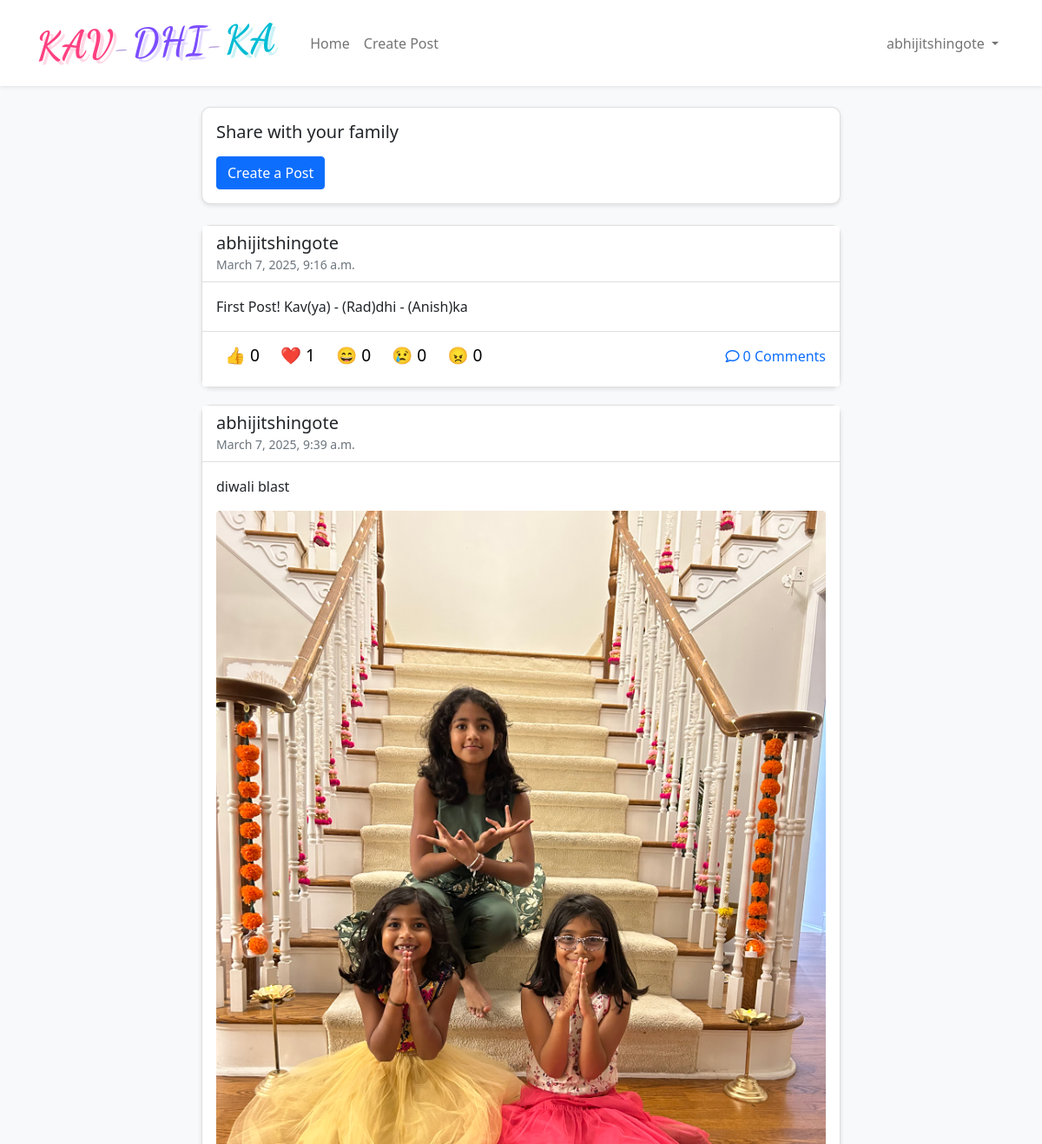
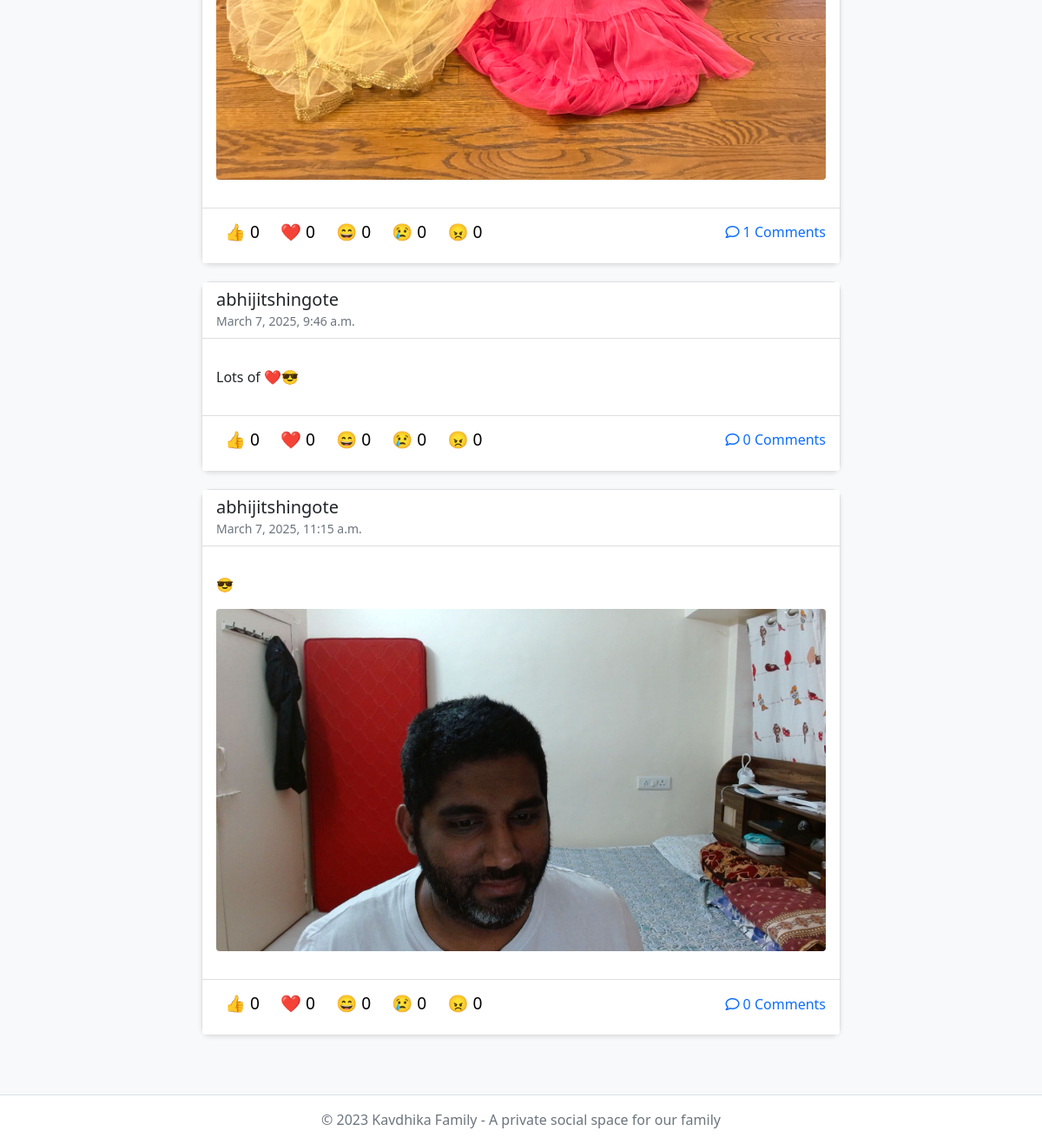
The app's page / (signed in) with its own data (2 pictures, top to bottom).
### kavdhika_app/models.py (models this page shows, shortened)
class Post(models.Model):
    author = models.ForeignKey(User, on_delete=models.CASCADE, related_name='posts')
    content = HTMLField()
    image = models.ImageField(upload_to='post_images/', blank=True, null=True)
    created_at = models.DateTimeField(auto_now_add=True)
    updated_at = models.DateTimeField(auto_now=True)
    class Meta:
        ordering = ['-created_at']

### kavdhika_app/views.py (the view)
# urls.py: path('', views.home, name='home'),
def home(request):
    posts = Post.objects.all().annotate(
        comment_count=Count('comments'),
        reaction_count=Count('reactions')
    )
    reaction_counts = {}
    for post in posts:
        post_reactions = {}
        for reaction_type, emoji in Reaction.REACTION_CHOICES:
            post_reactions[reaction_type] = post.reactions.filter(reaction_type=reaction_type).count()
        reaction_counts[post.id] = post_reactions
    context = {
        'posts': posts,
        'title': 'Family Feed',
        'reaction_choices': Reaction.REACTION_CHOICES,
        'reaction_counts': reaction_counts
    }
    return render(request, 'kavdhika_app/home.html', context)

### kavdhika_app/templatetags/custom_filters.py (called while the page is built)
@register.filter(name='get_item')
def get_item(dictionary, key):
    return dictionary.get(key, 0)  # Returns 0 if key doesn't exist

### kavdhika_app/templates/kavdhika_app/home.html (shortened to what this page needs)
{% extends 'kavdhika_app/base.html' %}
{% load custom_filters %}
{% block content %}
<div class="row">
    <div class="col-md-8 mx-auto">
        {% if user.is_authenticated %}
        <div class="card mb-4">
            <div class="card-body">
                <h5 class="card-title mb-3">Share with your family</h5>
                <a href="{% url 'kavdhika_app:create_post' %}" class="btn btn-primary">Create a Post</a>
            </div>
        </div>
        {% endif %}
        {% if posts %}
            {% for post in posts %}
            <div class="card">
                <div class="card-header bg-white d-flex align-items-center">
                    <div>
                        <h5 class="mb-0">{{ post.author.get_full_name|default:post.author.username }}</h5>
                        <small class="text-muted">{{ post.created_at|date:"F j, Y, g:i a" }}</small>
                    </div>
                </div>
                <div class="card-body">
                    <p class="card-text">{{ post.content|safe }}</p>
                    {% if post.image %}
                    <img src="{{ post.image.url }}" alt="Post image" class="img-fluid rounded mb-3">
                    {% endif %}
                </div>
                <div class="card-footer bg-white">
                    <div class="d-flex justify-content-between align-items-center mb-2">
                        <div>
                            {% for reaction_type, emoji in reaction_choices %}
                            <button class="reaction-btn" data-post-id="{{ post.id }}" data-reaction-type="{{ reaction_type }}">
                                {{ emoji }} <span class="reaction-count">{{ reaction_counts|get_item:post.id|get_item:reaction_type }}</span>
                            </button>
                            {% endfor %}
                        </div>
                        <div>
                            <a href="{% url 'kavdhika_app:post_detail' post_id=post.id %}" class="text-decoration-none">
                                <i class="far fa-comment"></i> {{ post.comment_count }} Comments
                            </a>
                        </div>
                    </div>
                </div>
            </div>
            {% endfor %}
        {% endif %}
    </div>
</div>
{% endblock %}

### kavdhika_app/templates/kavdhika_app/base.html (shortened to what this page needs)
{% load static %}
<!DOCTYPE html>
<html lang="en">
<head>
    <link href="https://cdn.jsdelivr.net/npm/bootstrap@5.1.3/dist/css/bootstrap.min.css" rel="stylesheet">
    <link href="https://cdnjs.cloudflare.com/ajax/libs/font-awesome/5.15.4/css/all.min.css" rel="stylesheet">
    <link href="{% static 'css/custom.css' %}" rel="stylesheet">
</head>
<body>
    <nav class="navbar navbar-expand-lg navbar-light bg-white shadow-sm mb-4">
        <div class="container">
            <a class="logo navbar-brand" href="{% url 'kavdhika_app:home' %}">
                <span class="logo-kav">KAV</span><span class="logo-separator">-</span><span class="logo-dhi">DHI</span><span class="logo-separator">-</span><span class="logo-ka">KA</span>
            </a>
            <div class="collapse navbar-collapse" id="navbarNav">
                <ul class="navbar-nav me-auto">
                    <li class="nav-item">
                        <a class="nav-link" href="{% url 'kavdhika_app:home' %}">Home</a>
                    </li>
                    {% if user.is_authenticated %}
                    <li class="nav-item">
                        <a class="nav-link" href="{% url 'kavdhika_app:create_post' %}">Create Post</a>
                    </li>
                    {% endif %}
                </ul>
                <ul class="navbar-nav">
                    {% if user.is_authenticated %}
                    <li class="nav-item dropdown">
                        <a class="nav-link dropdown-toggle" href="#" id="userDropdown" role="button" data-bs-toggle="dropdown">
                            {{ user.username }}
                        </a>
                    </li>
                    {% else %}
                    <li class="nav-item">
                        <a class="nav-link" href="{% url 'admin:login' %}">Login</a>
                    </li>
                    {% endif %}
                </ul>
            </div>
        </div>
    </nav>
    <div class="container">
        {% block content %}{% endblock %}
    </div>
    <footer class="bg-white text-center text-muted py-3 mt-5 border-top">
        <div class="container">
            <p class="mb-0">© 2023 Kavdhika Family - A private social space for our family</p>
        </div>
    </footer>
</body>
</html>

### static/css/custom.css (style rules this page uses)
.logo { font-family: 'Poppins', sans-serif; font-size: 2rem; font-weight: 800; text-decoration: none !important; letter-spacing: 2px; }
.logo-kav { color: #FF6B6B; text-shadow: 2px 2px 4px rgba(255, 107, 107, 0.3); transition: color 0.3s ease; }
.logo-dhi { color: #4ECDC4; text-shadow: 2px 2px 4px rgba(78, 205, 196, 0.3); transition: color 0.3s ease; }
.logo-ka { color: #45B7D1; text-shadow: 2px 2px 4px rgba(69, 183, 209, 0.3); transition: color 0.3s ease; }
.logo-separator { color: #95A5A6; font-weight: 300; margin: 0 3px; text-shadow: none; }
.navbar-brand.logo { color: inherit !important; padding-top: 0.5rem; padding-bottom: 0.5rem; }

### kavdhika_app/templates/kavdhika_app/base.html (style rules this page uses)
body { background-color: #f8f9fa; font-family: 'Segoe UI', Tahoma, Geneva, Verdana, sans-serif; }
.logo { font-family: 'Dancing Script', cursive !important; font-size: 2.8rem !important; font-weight: 700 !important; text-decoration: none !important; letter-spacing: 1px; display: inline-block; transform: rotate(-2deg); }
.logo span { display: inline-block; transition: all 0.4s cubic-bezier(0.68, -0.55, 0.265, 1.55); position: relative; }
.logo-kav { color: #FF4081; text-shadow: 4px 4px 0px rgba(255, 64, 129, 0.2); transition: all 0.4s ease; }
.logo-dhi { color: #7C4DFF; text-shadow: 4px 4px 0px rgba(124, 77, 255, 0.2); transition: all 0.4s ease; }
.logo-ka { color: #00BCD4; text-shadow: 4px 4px 0px rgba(0, 188, 212, 0.2); transition: all 0.4s ease; }
.logo-separator { font-family: 'Dancing Script', cursive !important; color: #9575CD; margin: 0 1px; text-shadow: none; transition: all 0.4s ease; opacity: 0.7; font-size: 2.4rem; }
.navbar-brand.logo { color: inherit !important; padding-top: 0.5rem; padding-bottom: 0.5rem; margin-right: 2rem; }
.card { margin-bottom: 20px; border-radius: 10px; box-shadow: 0 2px 5px rgba(0,0,0,0.1); }
.reaction-btn { background: none; border: none; cursor: pointer; font-size: 1.2rem; padding: 5px 10px; border-radius: 20px; transition: background-color 0.2s; }

### records on screen
Post: author.get_full_name "abhijitshingote", created_at "March 7, 2025, 9:16 a.m.", content "First Post! Kav(ya) - (Rad)dhi - (Anish)ka", reaction_choices "👍" "❤️" "😄" "😢" "😠", reaction_choices "0" "1" "0" "0" "0", comment_count "0"
Post: author.get_full_name "abhijitshingote", created_at "March 7, 2025, 9:39 a.m.", content "diwali blast", image (picture), reaction_choices "👍" "❤️" "😄" "😢" "😠", reaction_choices "0" "0" "0" "0" "0", comment_count "1"
Post: author.get_full_name "abhijitshingote", created_at "March 7, 2025, 9:46 a.m.", content "Lots of ❤️😎", reaction_choices "👍" "❤️" "😄" "😢" "😠", reaction_choices "0" "0" "0" "0" "0", comment_count "0"
Post: author.get_full_name "abhijitshingote", created_at "March 7, 2025, 11:15 a.m.", content "😎", image (picture), reaction_choices "👍" "❤️" "😄" "😢" "😠", reaction_choices "0" "0" "0" "0" "0", comment_count "0"

### other values on screen
{{ user.username }} "abhijitshingote"
